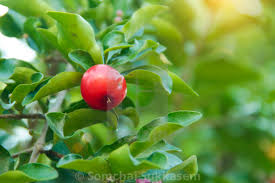
#> input picture frutas/acerola/100.jpg, 275 x 183 px, found by its file name
$ jupyter execute --allow-errors HoG.ipynb
#> lines starting #> are read from the running program, lines starting #| are printed output that depends on the picture
#> further down, imagem is the input picture: shape (183, 275, 3); mean B, G, R 63.9, 145.8, 107.4
#> `cinza = cv2.cvtColor(imagem, cv2.COLOR_BGR2GRAY)`:
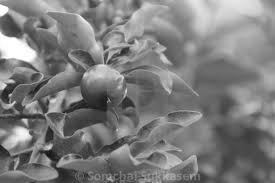
#> cinza: shape (183, 275); min 16, max 255, mean 125
#> `redimensionada = cv2.resize(cinza, (64, 128))`:
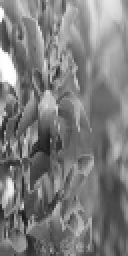
#> redimensionada: shape (128, 64) (shown 2 times larger); min 23, max 255, mean 124.9
#> `descritor = hog.compute(redimensionada)`: descritor = 3780 values, max 0.357 at index 2707, min 0 at index 3372, mean 0.14
#> pass 2 of the loop `for pasta in pastas:`:
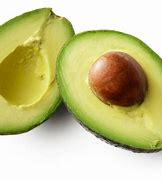
#> input picture frutas/abacate/1.jpg, 162 x 180 px, found by its file name
#> imagem is the input picture: shape (180, 162, 3); mean B, G, R 140.5, 195.3, 199.7
#> `cinza = cv2.cvtColor(imagem, cv2.COLOR_BGR2GRAY)`:
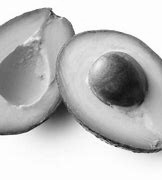
#> cinza: shape (180, 162); min 7, max 255, mean 190.4
#> `redimensionada = cv2.resize(cinza, (64, 128))`:
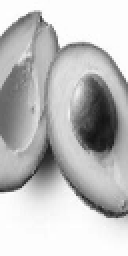
#> redimensionada: shape (128, 64) (shown 2 times larger); min 19, max 255, mean 190.3
#> descritor = 3780 values, max 0.639 at index 2173, min 0 at index 273, mean 0.113
#> pass 2 of the loop `for i, pasta in enumerate(pastas):`:
[cell 1]
from google.colab import drive

drive.mount('/content/drive')

[cell 2]
from skimage.feature import hog
from sklearn.model_selection import train_test_split
from sklearn.svm import LinearSVC
from sklearn.metrics import accuracy_score, precision_score, confusion_matrix
import os
import cv2
import numpy as np

[cell 3]
pasta_imagens = "/content/drive/MyDrive/Visão Computacional/TrabalhoFinal/frutas"
pastas = ['acerola', 'abacate', 'carambola', 'coco', 'jabuticaba']

descritores = []

#> (the rest of this cell did not finish here and is left out)
